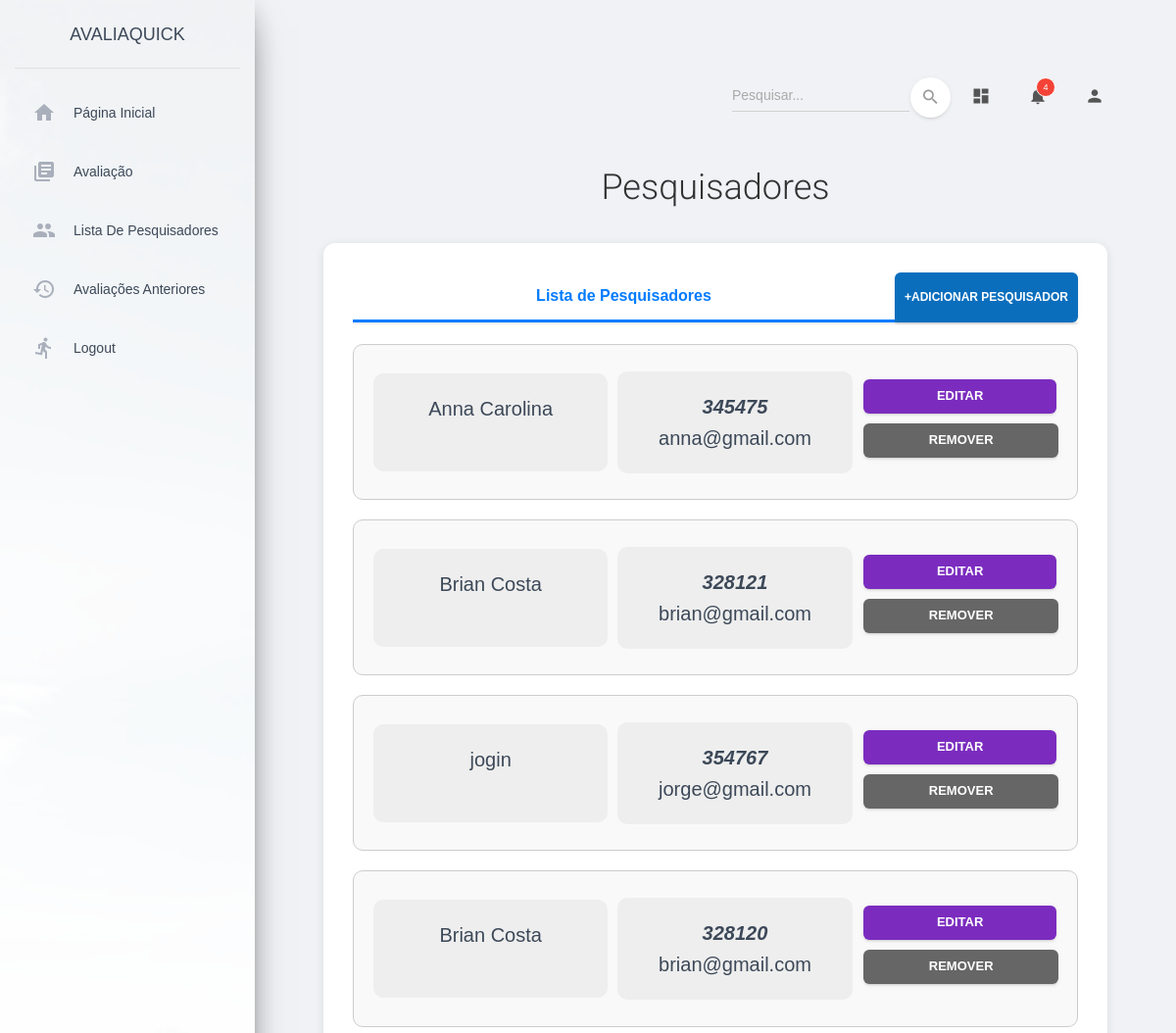
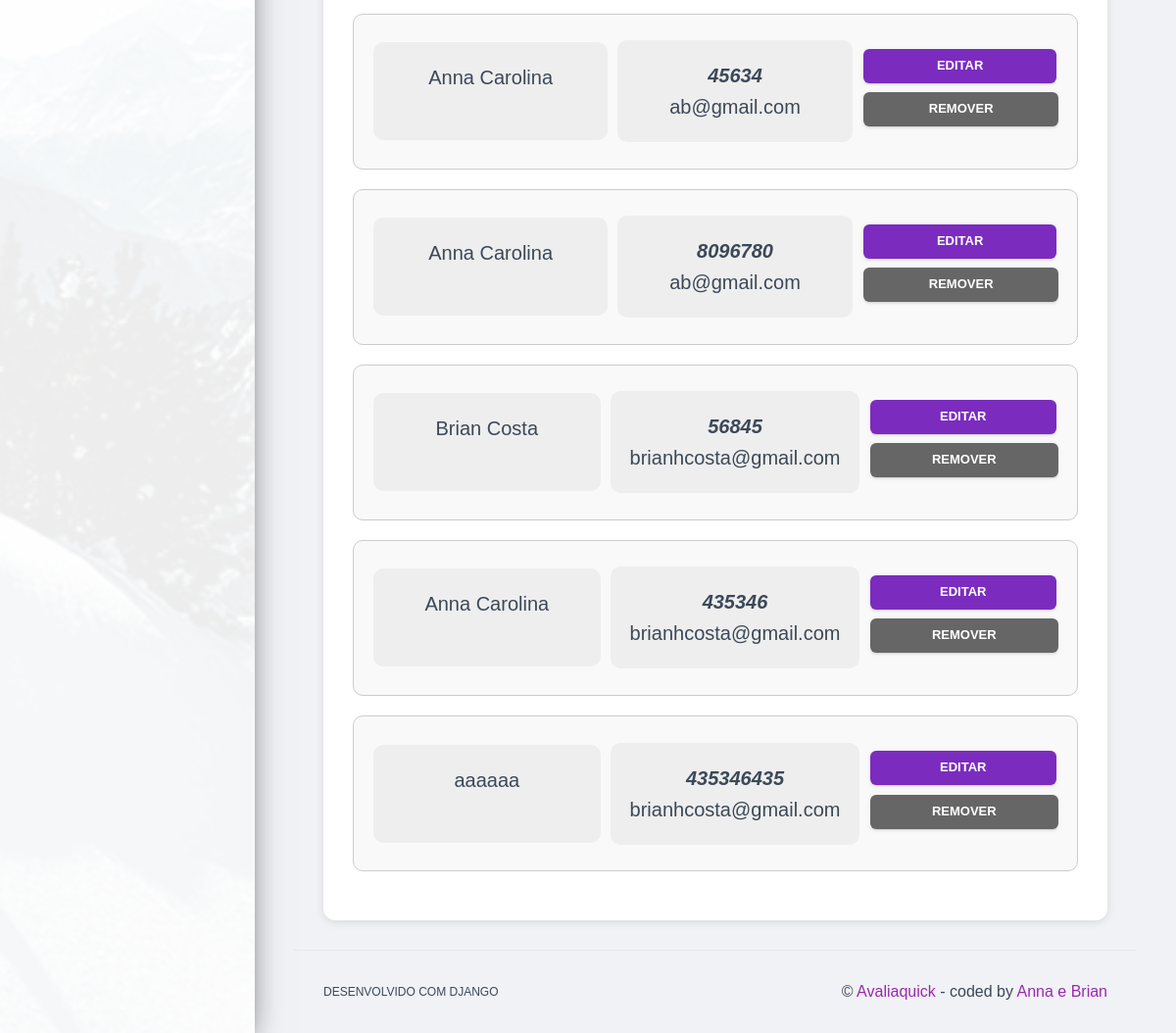
Before: /lista-pesquisadores (signed in) with the older database file (2 pictures, top to bottom).
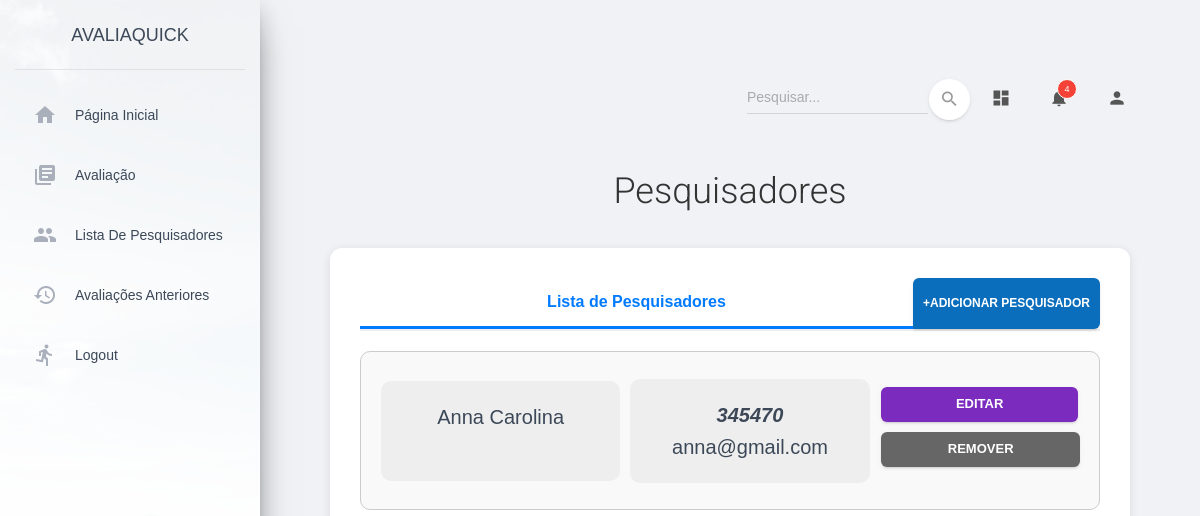
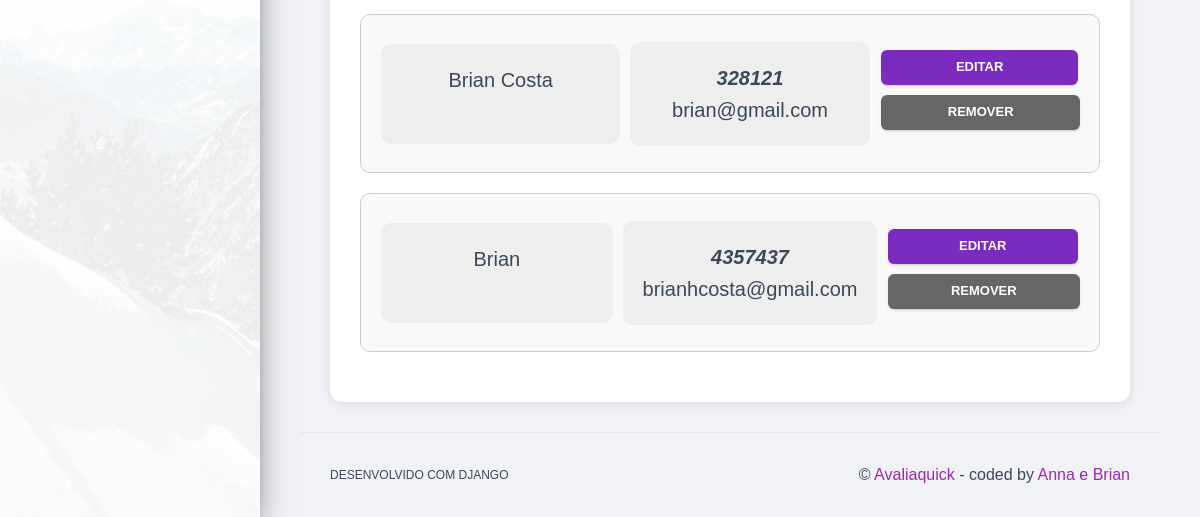
After: the same page with the newer database file (2 pictures, top to bottom).
### avaliaquick/models.py (models this page shows)
class Pesquisador(models.Model):
    nome = models.CharField(null=False, blank=False, max_length=100)
    matricula = models.CharField(null=False, blank=False, unique=True, max_length=15)
    email = models.EmailField(null=False, blank=False, default='')

### avaliaquick/views.py (the view)
# urls.py: path('lista-pesquisadores', lista, name='lista_pesquisadores'),
def lista(request):
    if not request.user.is_authenticated:
        raise PermissionDenied
    if request.method == 'POST':
        form = FormularioPesquisador(request.POST)
        if form.is_valid():
            try:
                form.save()
                messages.success(request, 'Pesquisador cadastrado com sucesso!')
                return redirect('/lista-pesquisadores')
            except IntegrityError:
                messages.error(request, 'Já existe um pesquisador com essa matrícula.')
    else:
        form = FormularioPesquisador()
    pesquisadores = Pesquisador.objects.all()
    avaliacoes = Pendentes.objects.all()
    return render(request, 'avaliaquick/lista-pesquisadores.html', {
        'form': form,
        'pesquisadores': pesquisadores,
        'avaliacoes': avaliacoes,
    })

### avaliaquick/forms.py (shortened to what this page needs)
class FormularioPesquisador(forms.ModelForm):
    class Meta:
        model = Pesquisador
        fields = '__all__'
        widgets = {
            'nome': forms.TextInput(attrs={
                'placeholder': 'Digite o nome do Pesquisador'
            }),
            'matricula': forms.NumberInput(attrs={
                'placeholder': 'Digite a matrícula do Pesquisador'
            }),
            'email': forms.EmailInput(attrs={
                'placeholder': 'Digite o email do Pesquisador'
            }),
        }

### templates/avaliaquick/lista-pesquisadores.html (shortened to what this page needs)
{% extends "layouts/base.html" %}
{% block content %}
<h2>Pesquisadores</h2>
<div class="container">
    <div class="tab-header">
        <div class="tab-button-wrapper">
            <button class="tab-button-titulo active" onclick="openTab('pesquisadores')" disabled>
                Lista de Pesquisadores
            </button>
            <button id="btn-adicionar" style="border-bottom-left-radius: 0;" class="btn btn-adicionar fecha" onclick="formularioPesquisadores()">
                +Adicionar Pesquisador
            </button>
        </div>
    </div>
    <div id="lista-pesquisadores">
        {% for pesquisador in pesquisadores %}
            <div class="avaliacao-card">
                <div class="avaliacao-data">
                    <span>{{ pesquisador.nome }}</span>
                </div>
                <div class="avaliacao-info">
                    <strong><em>{{ pesquisador.matricula }}</em></strong><br>
                    <span>{{ pesquisador.email }}</span>
                </div>
                <div class="avaliacao-botoes">
                    <button class="btn avaliar"
                            onclick="editarPesquisador(this)"
                            data-id="{{ pesquisador.id }}"
                            data-nome="{{ pesquisador.nome }}"
                            data-matricula="{{ pesquisador.matricula }}"
                            data-email="{{ pesquisador.email }}">
                        Editar
                    </button>
                    <form style="width: 100%;" action="{% url 'deletar_pesquisador' pesquisador.id %}" method="post" onsubmit="return confirmarRemocao();">
                        <button type="submit" class="btn" style="width: 100%">Remover</button>
                    </form>
                </div>
            </div>
        {% empty %}
            <p>Nenhum pesquisador cadastrado.</p>
        {% endfor %}
    </div>
</div>
{% endblock content %}

### templates/layouts/base.html (shortened to what this page needs)
<!DOCTYPE html>
<html lang="en">
<head>
  <link rel="stylesheet" href="https://maxcdn.bootstrapcdn.com/font-awesome/latest/css/font-awesome.min.css">
  <link href="/static/assets/css/material-dashboard.css?v=2.1.2" rel="stylesheet" />
  <link href="/static/assets/demo/demo.css" rel="stylesheet" />
</head>
<body class="">
  <div class="wrapper ">
    {% include 'includes/sidebar.html' %}
    <div class="main-panel">
      {% include 'includes/navigation.html' %}
      <div class="content">
        <div class="container-fluid">
          {% block content %}{% endblock content %}
        </div>
      </div>
      {% include 'includes/footer.html' %}
    </div>
  </div>
</body>
</html>

### templates/includes/sidebar.html (shortened to what this page needs)
<div class="sidebar" data-color="purple" data-background-color="white" data-image="/static/assets/img/sidebar-1.jpg">
      <div class="logo">
        <a rel="noopener noreferrer"
           href="/" class="simple-text logo-normal">
          AVALIAQUICK
        </a>
      </div>
      <div class="sidebar-wrapper">
        <ul class="nav">
        {% if request.user.is_authenticated %}
          <li class="nav-item {% if 'index' in segment %} active {% endif %}">
            <a class="nav-link" href="/">
              <i class="material-icons">home</i>
              <p>Página Inicial</p>
            </a>
          </li>
          <li class="nav-item {% if 'avaliacao' in segment %} active {% endif %}">
            <a class="nav-link" href="/avaliacao">
                <i class="material-icons">library_books</i>
                <p>Avaliação</p>
            </a>
          </li>
          <li class="nav-item {% if 'page-user' in segment %} active {% endif %}">
            <a class="nav-link" href="/lista-pesquisadores">
              <i class="material-icons">people</i>
              <p>Lista de Pesquisadores</p>
            </a>
          </li>
          <li class="nav-item {% if 'page-user' in segment %} active {% endif %}">
            <a class="nav-link" href="/avaliacoes-anteriores">
              <i class="material-icons">history</i>
              <p>Avaliações Anteriores</p>
            </a>
          </li>
          <li class="nav-item">
                <a class="nav-link" href="{% url 'logout' %}" >
                  <i class="material-icons">directions_run</i>
                  <p>Logout</p>
                </a>
          </li>
        {% endif %}
        </ul>
      </div>
    </div>

### templates/includes/navigation.html (shortened to what this page needs)
      <nav class="navbar navbar-expand-lg navbar-transparent navbar-absolute fixed-top ">
        <div class="container-fluid">
          <div class="navbar-wrapper">
          </div>
          <div class="collapse navbar-collapse justify-content-end">
          {% if request.user.is_authenticated %}
            <form class="navbar-form">
              <div class="input-group no-border">
                <input type="text" value="" class="form-control" placeholder="Pesquisar...">
                <button type="submit" class="btn btn-white btn-round btn-just-icon">
                  <i class="material-icons">search</i>
                  <div class="ripple-container"></div>
                </button>
              </div>
            </form>
            <ul class="navbar-nav">
              <li class="nav-item" title="Dashboard">
                <a class="nav-link" onclick="abrirDash()" style="cursor: pointer;">
                  <i class="material-icons">dashboard</i>
                </a>
              </li>
              <li class="nav-item dropdown" title="Notificações">
                <a class="nav-link" href="http://example.com" id="navbarDropdownMenuLink" data-toggle="dropdown" aria-haspopup="true" aria-expanded="false">
                  <i class="material-icons">notifications</i>
                  <span class="notification">4</span>
                </a>
              </li>
              <li class="nav-item dropdown">
                <a class="nav-link" href="#pablo" id="navbarDropdownProfile" data-toggle="dropdown" aria-haspopup="true" aria-expanded="false">
                  <i class="material-icons">person</i>
                </a>
              </li>
            </ul>
          {% endif %}
          </div>
        </div>
      </nav>

### templates/includes/footer.html
    <footer class="footer">
        <div class="container-fluid">
          <nav class="float-left">
            <ul>
              <li>
                <a target="_blank" rel="noopener noreferrer"
                   href="https://appseed.us/admin-dashboards/django-dashboard-material">
                   Desenvolvido com Django
                </a>
              </li>
            </ul>
          </nav>
          <div class="copyright float-right">
            &copy; <a target="_blank" rel="noopener noreferrer"
                      href="#link">Avaliaquick</a>
                      - coded by <a target="_blank" rel="noopener noreferrer" href="#link">Anna e Brian</a>
          </div>
        </div>
    </footer>

### templates/avaliaquick/lista-pesquisadores.html (style rules this page uses)
body { font-family: Arial, sans-serif; margin: 0; padding: 40px; background-color: #f0f2f5; }
h2 { text-align: center; margin-bottom: 30px; color: #333; }
.container { max-width: 900px; margin: auto; background-color: #fff; border-radius: 12px; box-shadow: 0 2px 10px rgba(0,0,0,0.1); padding: 30px; }
.tab-header { display: flex; border-bottom: 2px solid #eee; margin-bottom: 20px; }
#lista-pesquisadores { animation: fadeIn 0.2s ease-in-out; }
.avaliacao-card { border: 1px solid #ccc; border-radius: 10px; padding: 20px; margin-bottom: 20px; background-color: #f9f9f9; justify-content: space-between; display: flex; flex-direction: row; gap: 10px; align-items: center; }
.avaliacao-data, .avaliacao-info { line-height: 1.6; font-size: 20px; align-items: center; justify-content: center; text-align: center; background-color: #eee; padding: 20px; border-radius: 10px; flex: 1; min-height: 100px; }
.avaliacao-info em { font-style: italic; font-weight: bold; }
.avaliacao-botoes { display: flex; flex-direction: column; margin-top: 10px; flex: 1; min-height: 100px; }
.btn { padding: 8px 16px; border: none; border-radius: 6px; background-color: #666; color: white; cursor: pointer; font-weight: bold; font-size: 13px; }
.btn.avaliar { background-color: #7b2cbf; }
.tab-button-wrapper { position: relative; display: flex; flex-direction: row; width: 100%; }
.tab-button-titulo { width: 100%; }
.btn-adicionar { margin: 0; border: none; bottom: 0; right: 0; background-color: #0a6ebd; z-index: 1; padding: 12px 10px; font-size: 12px; animation: fadeIn2 0.2s ease-in-out; }
.tab-button-titulo { flex: 1; background: none; border: none; padding: 12px 10px; font-weight: bold; border-bottom: 3px solid transparent; transition: all 0.3s ease; position: relative; }
.tab-button-titulo.active { border-bottom: 3px solid #007bff; color: #007bff; }

Changed rows visible on the page:
removed Pesquisador: nome "jogin", matricula "354767", email "jorge@gmail.com"
removed Pesquisador: nome "Brian Costa", matricula "328120", email "brian@gmail.com"
removed Pesquisador: nome "Anna Carolina", matricula "45634", email "ab@gmail.com"
removed Pesquisador: nome "Anna Carolina", matricula "8096780", email "ab@gmail.com"
removed Pesquisador: nome "Brian Costa", matricula "56845", email "brianhcosta@gmail.com"
removed Pesquisador: nome "Anna Carolina", matricula "435346", email "brianhcosta@gmail.com"
removed Pesquisador: nome "aaaaaa", matricula "435346435", email "brianhcosta@gmail.com"
changed Pesquisador "Anna Carolina": matricula "345475" → "345470"
added Pesquisador: nome "Brian", matricula "4357437", email "brianhcosta@gmail.com"
